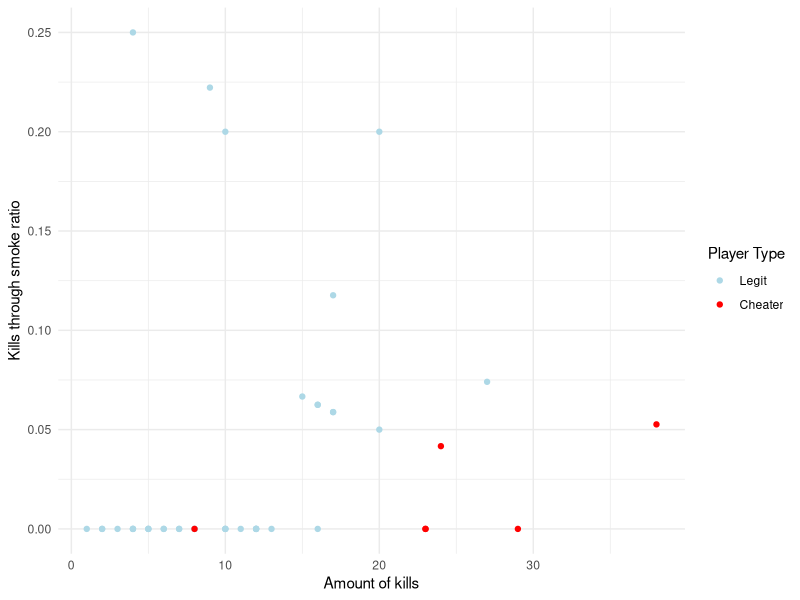
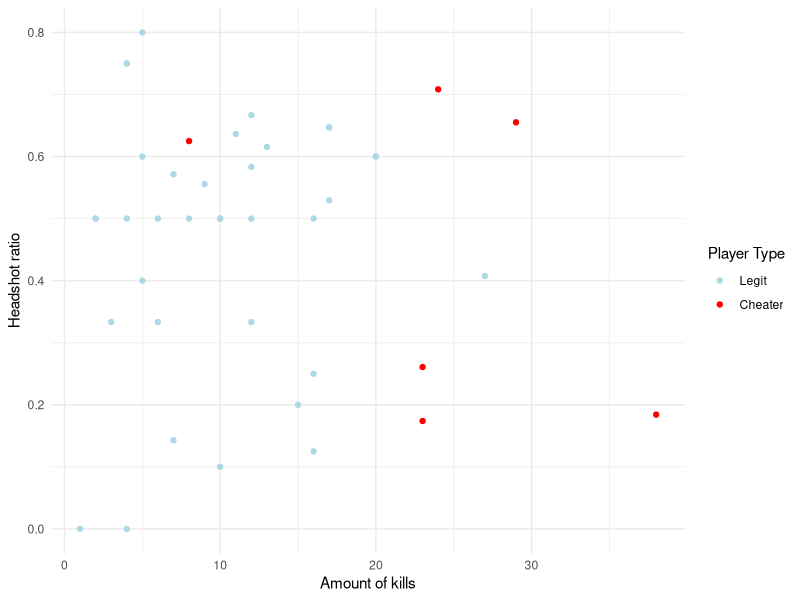

The R script that drew these images, in order:
library(tidyverse)
library(dplyr)
library(ggplot2)

df <- read.csv("kills_with_cheater_flag.csv") |> as_tibble() |> mutate(
  attacker_steamid = as.character(attacker_steamid),
  attacker_name = as.character(attacker_name),
  victim_steamid = as.character(victim_steamid),
  headshot = as.logical(headshot),
  noscope = as.logical(noscope),
  thrusmoke = as.logical(thrusmoke),
  penetrated = ifelse(penetrated > 0, TRUE, FALSE),
  is_cheater = as.logical(is_cheater),
  demo = demo
)



df <- df |> group_by(attacker_steamid, attacker_name, is_cheater) |> 
  summarise(avg_headshot_ratio = mean(headshot), 
            kill_amnt = n(), 
            hs_amnt = sum(headshot), 
            smoke_rat = mean(thrusmoke),
            penetrated=mean(penetrated),
            ns=mean(noscope)) |> 
  filter(kill_amnt<70) #to filter myself as in all those demos there is always me

df <- df |> arrange(is_cheater)

ggplot(df, aes(x=kill_amnt, y=smoke_rat)) + geom_point(aes(color=is_cheater))+
  scale_color_manual(
    values = c("TRUE" = "red", "FALSE"="lightblue"),
    labels = c("TRUE" = "Cheater", "FALSE"= "Legit")
      )+
  labs(
    x = "Amount of kills",
    y = "Kills through smoke ratio",
    color = "Player Type"
  ) +
  theme_minimal()


ggplot(df, aes(x=kill_amnt, y=avg_headshot_ratio)) + geom_point(aes(color=is_cheater), opacity=0.7)+
  scale_color_manual(
    values = c("TRUE" = "red", "FALSE"="lightblue"),
    labels = c("TRUE" = "Cheater", "FALSE"= "Legit")
  )+
  labs(
    x = "Amount of kills",
    y = "Headshot ratio",
    color = "Player Type"
  ) +
  theme_minimal()




  
  
  